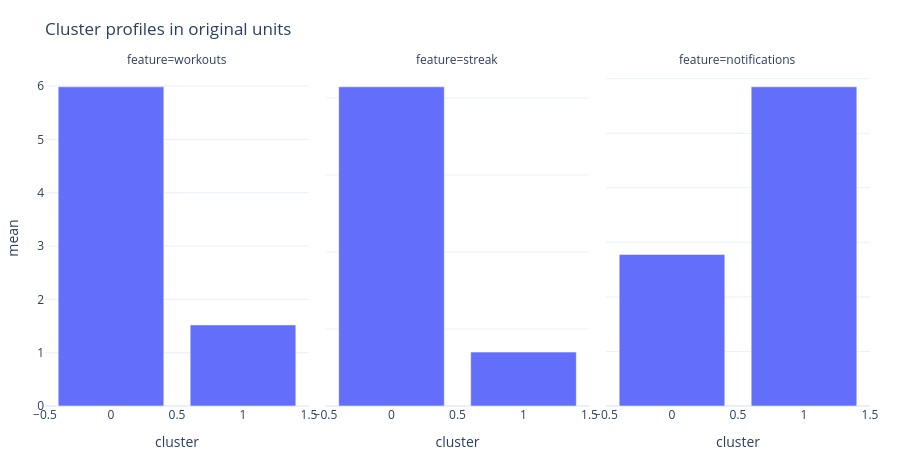

Source (notebook cell):
### Markdown cell above
## Step 5 — K-Means assignments and profiles
The model operates in standardized 3D. Original-unit profiles use observed values and are not exactly inverse-transformed imputed centroids.

### Code cell
km = KMeans(n_clusters=2, n_init=10, random_state=SEED).fit(Z)
km_labels = km.labels_
print("Cluster counts:", pd.Series(km_labels).value_counts().sort_index().to_dict())
profiles = X.assign(cluster=km_labels).groupby("cluster").mean()
display(profiles)
print("Manual centroid example, first three imputed rows:", pre.named_steps["imputer"].transform(X)[:3].mean(axis=0))
profile_plot = profiles.reset_index().melt(id_vars="cluster", var_name="feature", value_name="mean")
show_chart(px.bar(profile_plot, x="cluster", y="mean", facet_col="feature", title="Cluster profiles in original units").update_yaxes(matches=None))

### Figure 1 — Plotly figure (JSON) as saved in the notebook; plotly's stock layout.template omitted (floating-point values rounded to 4 significant figures)
{"data": [{"hovertemplate": "feature=workouts<br>cluster=%{x}<br>mean=%{y}<extra></extra>", "legendgroup": "", "marker": {"color": "#636efa", "pattern": {"shape": ""}}, "name": "", "orientation": "v", "showlegend": false, "textposition": "auto", "x": [0, 1], "xaxis": "x", "y": [5.987, 1.521], "yaxis": "y", "type": "bar"}, {"hovertemplate": "feature=streak<br>cluster=%{x}<br>mean=%{y}<extra></extra>", "legendgroup": "", "marker": {"color": "#636efa", "pattern": {"shape": ""}}, "name": "", "orientation": "v", "showlegend": false, "textposition": "auto", "x": [0, 1], "xaxis": "x2", "y": [20.72, 3.499], "yaxis": "y2", "type": "bar"}, {"hovertemplate": "feature=notifications<br>cluster=%{x}<br>mean=%{y}<extra></extra>", "legendgroup": "", "marker": {"color": "#636efa", "pattern": {"shape": ""}}, "name": "", "orientation": "v", "showlegend": false, "textposition": "auto", "x": [0, 1], "xaxis": "x3", "y": [5.555, 11.7], "yaxis": "y3", "type": "bar"}], "layout": {"xaxis": {"anchor": "y", "domain": [0.0, 0.32], "title": {"text": "cluster"}}, "yaxis": {"anchor": "x", "domain": [0.0, 1.0], "title": {"text": "mean"}}, "xaxis2": {"anchor": "y2", "domain": [0.34, 0.66], "matches": "x", "title": {"text": "cluster"}}, "yaxis2": {"anchor": "x2", "domain": [0.0, 1.0], "showticklabels": false}, "xaxis3": {"anchor": "y3", "domain": [0.68, 1.0], "matches": "x", "title": {"text": "cluster"}}, "yaxis3": {"anchor": "x3", "domain": [0.0, 1.0], "showticklabels": false}, "annotations": [{"font": {}, "showarrow": false, "text": "feature=workouts", "x": 0.16, "xanchor": "center", "xref": "paper", "y": 1.0, "yanchor": "bottom", "yref": "paper"}, {"font": {}, "showarrow": false, "text": "feature=streak", "x": 0.5, "xanchor": "center", "xref": "paper", "y": 1.0, "yanchor": "bottom", "yref": "paper"}, {"font": {}, "showarrow": false, "text": "feature=notifications", "x": 0.84, "xanchor": "center", "xref": "paper", "y": 1.0, "yanchor": "bottom", "yref": "paper"}], "legend": {"tracegroupgap": 0}, "title": {"text": "Cluster profiles in original units"}, "barmode": "relative", "margin": {"l": 30, "r": 30, "t": 70, "b": 40}, "height": 460}}
